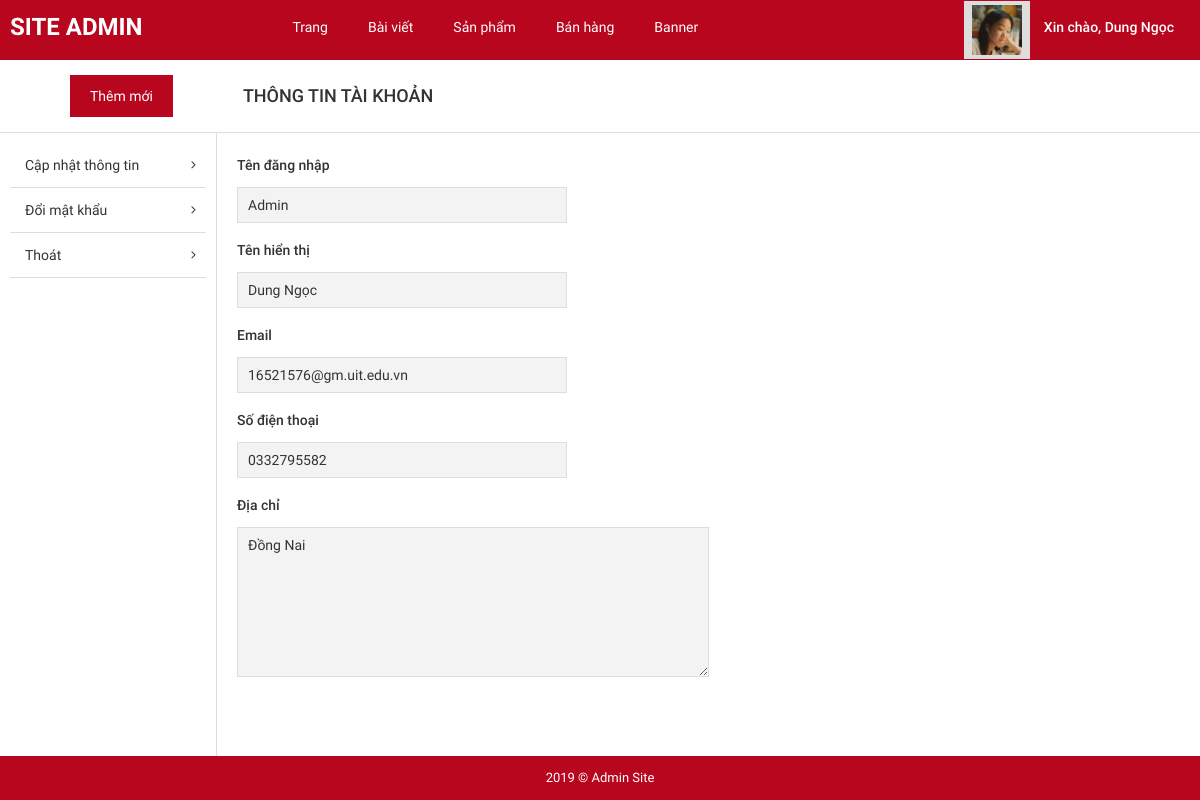
/admin/?page=info_account (signed in), run on the app's committed database.
### tables this page shows
CREATE TABLE `tbl_user` (
  `id` int(11) NOT NULL,
  `username` varchar(30) NOT NULL,
  `name` char(50) DEFAULT NULL,
  `email` varchar(200) DEFAULT NULL,
  `phone` varchar(10) DEFAULT NULL,
  `address` varchar(200) DEFAULT NULL,
  `password` varchar(100) NOT NULL
);

### admin/pages/info_account.php (the view, shortened to what this page needs)
<div id="main-content-wp" class="info-account-page">
   <div class="section" id="title-page">
      <div class="clearfix">
         <a href="?page=add_product" title="" id="add-new" class="fl-left">Thêm mới</a>
         <h3 id="index" class="fl-left">Thông tin tài khoản</h3>
      </div>
   </div>
   <div class="wrap clearfix">
      <div id="sidebar" class="fl-left">
         <ul id="list-cat">
            <li>
               <a href="?page=change_info" title="">Cập nhật thông tin</a>
            </li>
            <li>
               <a href="?page=change_pass" title="">Đổi mật khẩu</a>
            </li>
            <li>
               <a href="?page=login" title="">Thoát</a>
            </li>
         </ul>
      </div>
      <div id="content" class="fl-right">
         <div class="section" id="detail-page">
            <div class="section-detail">
               <form>
                  <?php
                      $username = $_SESSION['username'];
                      include("../config/dbconfig.php");
                      mysqli_set_charset($conn, 'UTF8');
                      $sql = "SELECT * from tbl_user where username = '$username'";
                      $run = mysqli_query($conn, $sql);
                      while ($row = mysqli_fetch_array($run)) {
                     ;?>
                  <label for="username">Tên đăng nhập</label>
                  <input type="text" name="username" id="username" placeholder="admin" readonly="readonly" value="<?php echo $row["username"];?>">
                  <label for="display-name">Tên hiển thị</label>
                  <input type="text" name="display-name" id="display-name" value="<?php echo $row["name"];?>" readonly="readonly" style="cursor: not-allowed; background: #f3f3f3;">
                  <label for="email">Email</label>
                  <input type="email" name="email" id="email" value="<?php echo $row["email"];?>" readonly="readonly" style="cursor: not-allowed; background: #f3f3f3;">
                  <label for="tel">Số điện thoại</label>
                  <input type="tel" name="tel" id="tel" value="<?php echo $row["phone"];?>" readonly="readonly" style="cursor: not-allowed; background: #f3f3f3;">
                  <label for="address">Địa chỉ</label>
                  <textarea name="address" id="address" readonly="readonly" style="cursor: not-allowed; background: #f3f3f3;"><?php echo $row["address"];?></textarea>
                  <?php } ?>
                 </form>
            </div>
         </div>
      </div>
   </div>
</div>

### admin/inc/header.php (shortened to what this page needs)
<!DOCTYPE html>
<html>
    <head>
        <link href="public/css/bootstrap/bootstrap.min.css" rel="stylesheet" type="text/css"/>
        <link href="public/css/bootstrap/bootstrap-theme.min.css" rel="stylesheet" type="text/css"/>
        <link href="public/reset.css" rel="stylesheet" type="text/css"/>
        <link href="public/css/font-awesome/css/font-awesome.min.css" rel="stylesheet" type="text/css"/>
        <link href="public/style.css" rel="stylesheet" type="text/css"/>
        <link href="public/responsive.css" rel="stylesheet" type="text/css"/>
    </head>
    <body>
        <div id="site">
            <div id="container">
                <div id="header-wp">
                    <div class="wp-inner clearfix">
                        <a href="?page=list_product" title="" id="logo" class="fl-left">SITE ADMIN</a>
                        <ul id="main-menu" class="fl-left">
                            <li>
                                <a href="?page=list_page" title="">Trang</a>
                            </li>
                            <li>
                                <a href="?page=list_post" title="">Bài viết</a>
                            </li>
                            <li>
                                <a href="?page=list_product" title="">Sản phẩm</a>
                            </li>
                            <li>
                                <a href="?page=list_order" title="">Bán hàng</a>
                            </li>
                            <li>
                                <a href="?page=list_banner" title="">Banner</a>
                            </li>
                        </ul>
                        <div id="dropdown-user" class="dropdown dropdown-extended fl-right">
                            <button class="dropdown-toggle clearfix" type="button"  data-toggle="dropdown" aria-haspopup="true" aria-expanded="true">
                                <div id="thumb-circle" class="fl-left">
                                    <img src="public/images/img-admin.jpg" style="height: 50px;width: 50px;">
                                </div>
                                <?php
                                    include("../config/dbconfig.php");
                                    $username = $_SESSION['username'];
                                    $sql = "SELECT * from tbl_user where username = '$username'";
                                    $run = mysqli_query($conn, $sql);
                                    $row = mysqli_fetch_array($run);
                                ;?>
                                <h3 id="account" class="fl-right">Xin chào, <?php echo $row["name"];?></h3>
                            </button>
                        </div>
                    </div>
                </div>

### admin/public/css/import/global.css (style rules this page uses)
body { font-family: "Roboto Regular"; font-size: 14px; line-height: 24px; color: #333; }
.fl-left { float: left; }
.fl-right { float: right; }
img { max-width: 100%; height: auto; display: block; }
ul li { list-style: none!important; }
a { text-decoration: none!important; }
.dropdown .dropdown-toggle { background: none; border: none; outline: none; }

### admin/public/css/import/list_post.css (style rules this page uses)
#header-wp { background: #b7061e; }
#main-menu { margin-left: 120px; }
#main-menu li { float: left; }
#main-menu li a { display: block; color: #fff; padding: 15px 20px; }
#logo { font-family: 'Roboto Bold'; font-weight: normal; color: #fff; font-size: 24px; padding: 15px 10px; }
#thumb-circle { display: block; padding: 4px 8px; background: #ddd; }
#account { font-family: 'Roboto Medium'; font-weight: normal; color: #fff; padding: 14px 20px 14px 14px; }
#sidebar { width: 18%; padding: 10px; }
#content { width: 82%; border-left: 1px solid #ddd; padding: 20px; }
#title-page { border-bottom: 1px solid #ddd; }
#add-new { display: inline-block; color: #fff; background: #b7061e; padding: 9px 20px; margin: 15px 70px; }
#index { font-family: 'Roboto Medium'; font-weight: normal; text-transform: uppercase; font-size: 18px; padding: 24px 0px; }
#list-cat li { position: relative; }
#list-cat li a { position: relative; display: block; color: #333; padding: 10px 15px; border-bottom: 1px solid #ddd; }
#list-cat li a:after { position: absolute; content: '\f105'; font-family: 'FontAwesome'; top: 10px; right: 10px; font-size: 13px; }
#main-menu > li { position: relative; }

### admin/public/css/import/info_account.css (style rules this page uses)
.info-account-page #detail-page .section-detail label { display: block; padding-bottom: 10px; font-family: 'Roboto Medium'; font-weight: normal; }
.info-account-page #detail-page .section-detail input[type="text"], .info-account-page #detail-page .section-detail input[type="tel"], .info-account-page #detail-page .section-detail input[type="email"] { display: block; padding: 5px 10px; border: 1px solid #ddd; width: 35%; margin-bottom: 15px; }
.info-account-page #detail-page .section-detail textarea { display: block; padding: 5px 10px; border: 1px solid #ddd; width: 50%; height: 150px; margin-bottom: 25px; }
#username { cursor: not-allowed; background: #f3f3f3; }

### data on the page
tbl_user: name "Dung Ngọc", username "Admin", display-name "Dung Ngọc", email "16521576@gm.uit.edu.vn", tel "0332795582", address "Đồng Nai"
